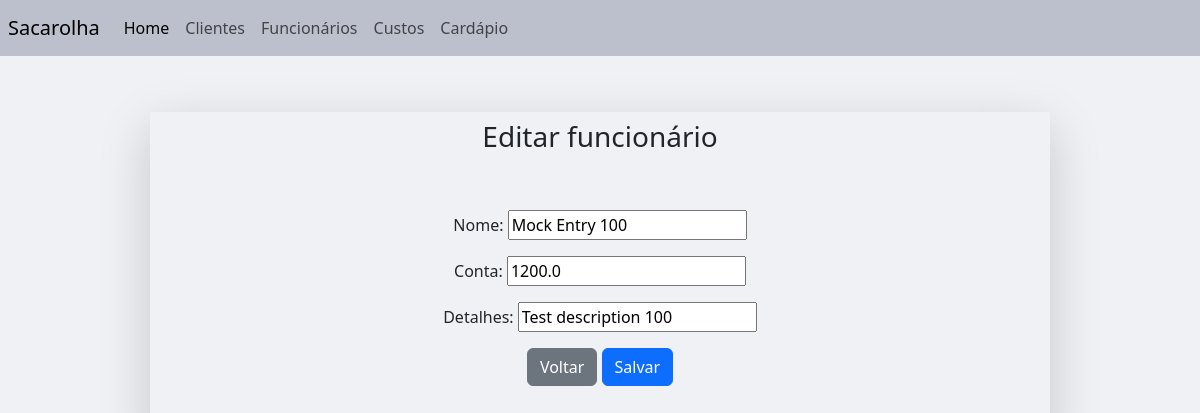
The app's page /funcionario/92/update (signed in) with its own data.
### main/models.py (models this page shows, shortened)
class RegistroFinanceiro(models.Model):
	category_list = [
		("cliente", "cliente"),
		("custo", "custo"),
		("funcionario", "funcionario"),
	]
	user = models.ForeignKey(User, on_delete=models.CASCADE, null=True)
	name = models.CharField(max_length = 200)
	description = models.CharField(max_length = 200, blank=True)
	value = models.FloatField(validators= [validate_positive])
	category = models.CharField(max_length = 200, choices = category_list)
	state = models.BooleanField(default=True)
	created_at = models.DateTimeField(default=timezone.now)

### main/views.py (the view)
# urls.py: path('funcionario/<int:pk>/update', views.FuncionarioUpdateView.as_view(), name='funcionario_update'),
class FuncionarioUpdateView(LoginRequiredMixin, UpdateView):
    login_url = "login"
    form_class = RegistroFinanceiroForm
    model = RegistroFinanceiro
    template_name = "main/funcionario/funcionario_update.html"
    success_url = "/funcionario_list"

### main/forms.py
class RegistroFinanceiroForm(ModelForm):
    class Meta:
        model = RegistroFinanceiro
        fields = ['name', 'value', 'description']
        labels = {
            "name": "Nome",
            "description": "Detalhes",
            "value": "Conta"
        }

### main/templates/main/funcionario/funcionario_update.html (shortened to what this page needs)
{%extends 'base.html'%}
{%block navbar%}
{%include "navbar.html"%}
{%endblock navbar%}
{%block content%}
<h3 align="center">Editar funcionário</h3>
<div align="center" class="p-5">
<form method="POST" accept-charset="utf-8">
	{{form.as_p}}
	<a class='btn btn-secondary' href="{%url 'funcionario_list'%}">Voltar</a>
	<input type="submit" class='btn btn-primary' value="Salvar">
</form>
</div>
{%endblock content%}

### main/static/css/style.css (style rules this page uses)
html { font-family: Arial, Helvetica, sans-serif; }
body { background-color: black; }

### records on screen
RegistroFinanceiro: name "Mock Entry 100", value "1200.0", description "Test description 100"
